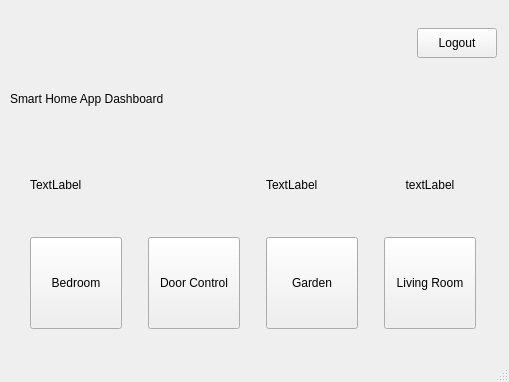
<?xml version="1.0" encoding="UTF-8"?>
<ui version="4.0">
 <class>MainWindow</class>
 <widget class="QMainWindow" name="MainWindow">
  <property name="geometry">
   <rect>
    <x>0</x>
    <y>0</y>
    <width>509</width>
    <height>382</height>
   </rect>
  </property>
  <property name="windowTitle">
   <string>MainWindow</string>
  </property>
  <property name="styleSheet">
   <string notr="true"/>
  </property>
  <property name="iconSize">
   <size>
    <width>30</width>
    <height>30</height>
   </size>
  </property>
  <widget class="QWidget" name="centralwidget">
   <layout class="QGridLayout" name="gridLayout">
    <item row="2" column="0" colspan="2">
     <layout class="QVBoxLayout" name="verticalLayout_2">
      <item>
       <layout class="QHBoxLayout" name="horizontalLayout_2">
        <item>
         <widget class="QLabel" name="label_icon_doorcontrol">
          <property name="maximumSize">
           <size>
            <width>92</width>
            <height>92</height>
           </size>
          </property>
          <property name="text">
           <string>TextLabel</string>
          </property>
          <property name="scaledContents">
           <bool>true</bool>
          </property>
         </widget>
        </item>
        <item>
         <widget class="QLabel" name="label_icon_bedroom">
          <property name="maximumSize">
           <size>
            <width>92</width>
            <height>92</height>
           </size>
          </property>
          <property name="text">
           <string/>
          </property>
          <property name="pixmap">
           <pixmap resource="resources.qrc">:/images/bedroom.png</pixmap>
          </property>
          <property name="scaledContents">
           <bool>true</bool>
          </property>
         </widget>
        </item>
        <item>
         <widget class="QLabel" name="label_icon_garden">
          <property name="maximumSize">
           <size>
            <width>92</width>
            <height>92</height>
           </size>
          </property>
          <property name="text">
           <string>TextLabel</string>
          </property>
          <property name="scaledContents">
           <bool>true</bool>
          </property>
         </widget>
        </item>
        <item>
         <widget class="QLabel" name="label_icon_livingroom">
          <property name="sizePolicy">
           <sizepolicy hsizetype="Maximum" vsizetype="Maximum">
            <horstretch>0</horstretch>
            <verstretch>0</verstretch>
           </sizepolicy>
          </property>
          <property name="maximumSize">
           <size>
            <width>92</width>
            <height>92</height>
           </size>
          </property>
          <property name="autoFillBackground">
           <bool>false</bool>
          </property>
          <property name="text">
           <string>textLabel</string>
          </property>
          <property name="scaledContents">
           <bool>true</bool>
          </property>
          <property name="alignment">
           <set>Qt::AlignCenter</set>
          </property>
         </widget>
        </item>
       </layout>
      </item>
      <item>
       <layout class="QHBoxLayout" name="horizontalLayout">
        <item>
         <widget class="QPushButton" name="pushButton_bedroom">
          <property name="sizePolicy">
           <sizepolicy hsizetype="Preferred" vsizetype="Preferred">
            <horstretch>0</horstretch>
            <verstretch>0</verstretch>
           </sizepolicy>
          </property>
          <property name="maximumSize">
           <size>
            <width>92</width>
            <height>92</height>
           </size>
          </property>
          <property name="text">
           <string>Bedroom</string>
          </property>
         </widget>
        </item>
        <item>
         <widget class="QPushButton" name="pushButton_doorcontrol">
          <property name="sizePolicy">
           <sizepolicy hsizetype="Preferred" vsizetype="Preferred">
            <horstretch>0</horstretch>
            <verstretch>0</verstretch>
           </sizepolicy>
          </property>
          <property name="maximumSize">
           <size>
            <width>92</width>
            <height>92</height>
           </size>
          </property>
          <property name="text">
           <string>Door Control</string>
          </property>
         </widget>
        </item>
        <item>
         <widget class="QPushButton" name="pushButton_garden">
          <property name="sizePolicy">
           <sizepolicy hsizetype="Preferred" vsizetype="Preferred">
            <horstretch>0</horstretch>
            <verstretch>0</verstretch>
           </sizepolicy>
          </property>
          <property name="maximumSize">
           <size>
            <width>92</width>
            <height>92</height>
           </size>
          </property>
          <property name="text">
           <string>Garden</string>
          </property>
         </widget>
        </item>
        <item>
         <widget class="QPushButton" name="pushButton_livingroom">
          <property name="sizePolicy">
           <sizepolicy hsizetype="Preferred" vsizetype="Preferred">
            <horstretch>0</horstretch>
            <verstretch>0</verstretch>
           </sizepolicy>
          </property>
          <property name="maximumSize">
           <size>
            <width>92</width>
            <height>92</height>
           </size>
          </property>
          <property name="mouseTracking">
           <bool>true</bool>
          </property>
          <property name="tabletTracking">
           <bool>true</bool>
          </property>
          <property name="text">
           <string>Living Room</string>
          </property>
         </widget>
        </item>
       </layout>
      </item>
     </layout>
    </item>
    <item row="0" column="1">
     <widget class="QPushButton" name="pushButton_Logout">
      <property name="maximumSize">
       <size>
        <width>80</width>
        <height>30</height>
       </size>
      </property>
      <property name="text">
       <string>Logout</string>
      </property>
     </widget>
    </item>
    <item row="1" column="0">
     <widget class="QLabel" name="label">
      <property name="maximumSize">
       <size>
        <width>400</width>
        <height>31</height>
       </size>
      </property>
      <property name="styleSheet">
       <string notr="true">font: 500 20pt &quot;Ubuntu&quot;;</string>
      </property>
      <property name="text">
       <string>Smart Home App Dashboard</string>
      </property>
     </widget>
    </item>
   </layout>
  </widget>
  <widget class="QMenuBar" name="menubar">
   <property name="geometry">
    <rect>
     <x>0</x>
     <y>0</y>
     <width>509</width>
     <height>22</height>
    </rect>
   </property>
  </widget>
  <widget class="QStatusBar" name="statusbar"/>
 </widget>
 <resources>
  <include location="resources.qrc"/>
 </resources>
 <connections/>
</ui>
